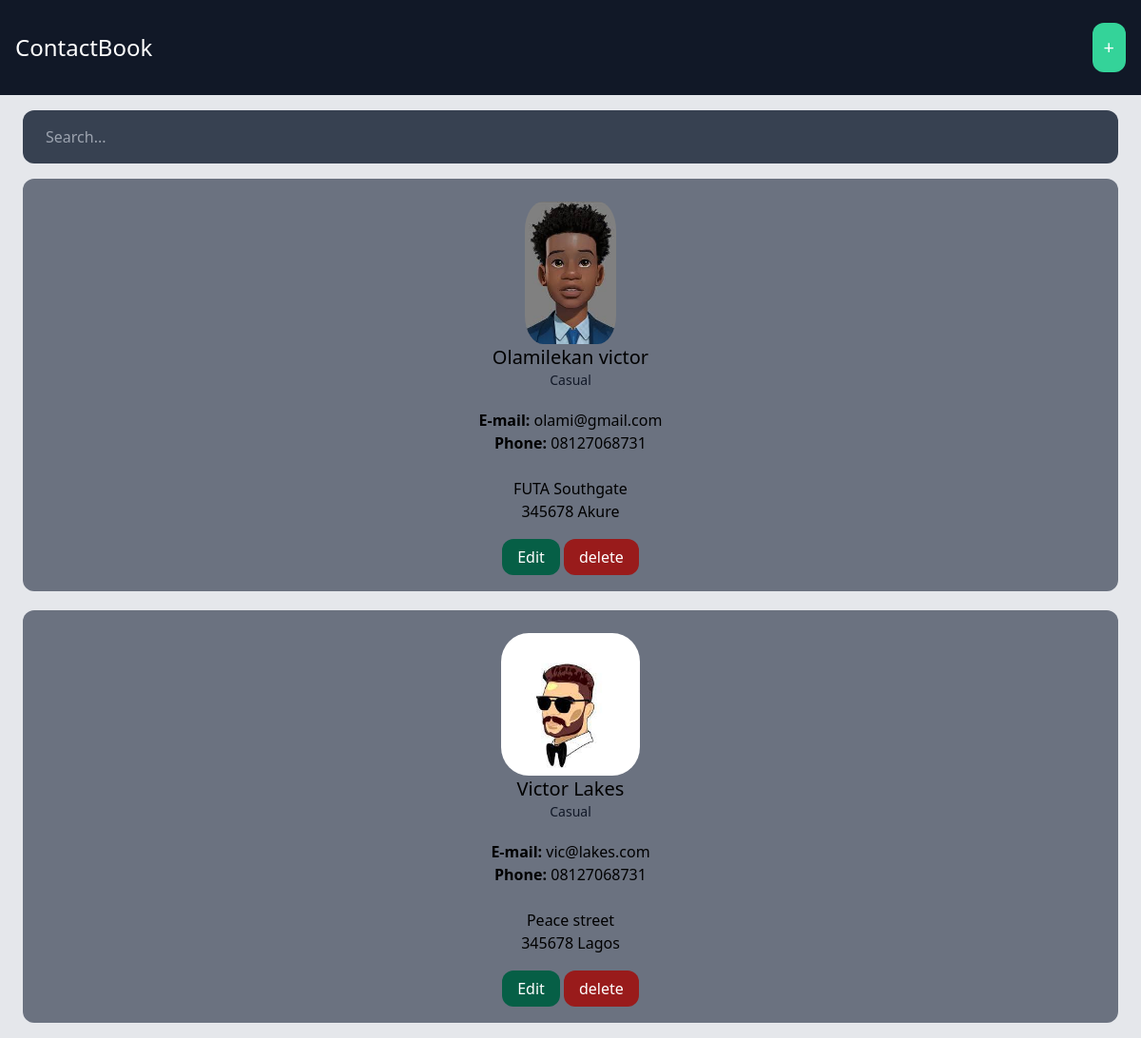
The app's page /casual/ with its own data.
### contact/models.py (models this page shows, shortened)
class Contact(models.Model):
    category = models.ForeignKey(Category, related_name='contacts', on_delete=models.CASCADE)
    first_name = models.CharField(max_length=225)
    last_name = models.CharField(max_length=225)
    email = models.EmailField()
    phone = models.CharField(max_length=225)
    address = models.CharField(max_length=225)
    zipcode = models.CharField(max_length=225)
    city = models.CharField(max_length=225)
    image = models.ImageField(upload_to='uploads/', blank=True, null=True)
    class Meta:
        ordering =('first_name',)

class Category(models.Model):
    title = models.CharField(max_length=225)
    class Meta:
        verbose_name_plural = 'categories'

### contact/views.py (the view, shortened to what this page needs)
# urls.py: path('casual/', views.casual, name='casual'),
def casual(request):
    contacts = Contact.objects.filter(category_id=4)
    query = request.GET.get('query', '')
    return render (request, 'contact/casual_detail.html', {'contacts': contacts, 'query': query})

### contact/templates/contact/casual_detail.html (shortened to what this page needs)
{% extends 'core/base.html' %}
{% block content %}
<div class="mb-4">
    <form method="get" action=".">
        <input type="text" name="query" placeholder="Search..." class="w-full py-4 px-6 rounded-xl bg-gray-700 text-white">
    </form>
</div>
    <div class="space-y-5">
        {% for contact in contacts %}
            <div class="px-4 py-6 text-center bg-gray-500 rounded-xl">
                {% if contact.image %}
                    <center><img src="{{ contact.image.url }}" style="height: 150px; border-radius: 20%;">
                    </center>
                {% endif %}
                <h2 class="mb text-xl">{{contact.first_name }} {{ contact.last_name }}</h2>
                <h3 class="mb-5 text-sm text-gray-900">{{ contact.category.title }}</h3>
                <p><strong>E-mail:</strong> {{contact.email }}</p>
                <p><strong>Phone:</strong> {{contact.phone }}</p>
                <p class="mt-6">
                    {{ contact.address }}<br>
                    {{ contact.zipcode }} {{ contact.city }}
                </p>
                <div class="mt-6">
                    <a href="{% url 'edit' contact.id %}" class="px-4 py-2 bg-emerald-800 text-white rounded-xl">Edit</a>
                    <a href="{% url 'delete' contact.id %}" class="px-4 py-2 bg-red-800 text-white rounded-xl">delete</a>
                </div>
            </div>
        {% empty %}
            <div class="px-4 py-6 text-center bg-gray-500 rounded-xl">
                <p>No results found for "{{ query }}" in this category</p>
            </div>
        {% endfor %}
    </div>
{% endblock content %}

### core/templates/core/base.html (shortened to what this page needs)
<!DOCTYPE html>
<html>
    <head>
        <script src="https://cdn.tailwindcss.com"></script>
    </head>
    <body class="bg-gray-200">
        <nav class="py-6 px-4 bg-gray-900 flex justify-between items-center">
            <h1 class="text-white text-2xl">ContactBook</h1>
            <a href="{% url 'add' %}" class="p-3 bg-emerald-400 text-white text-xl rounded-xl">+</a>
        </nav>
        <div class="px-6 py-4">
            {% block content%}
            {% endblock content%}
        </div>
    </body>
</html>

### records on screen
Contact: image (picture), first_name "Olamilekan", last_name "victor", category "Casual", email "olami@gmail.com", phone "08127068731", address "FUTA Southgate", zipcode "345678", city "Akure"
Contact: image (picture), first_name "Victor", last_name "Lakes", category "Casual", email "vic@lakes.com", phone "08127068731", address "Peace street", zipcode "345678", city "Lagos"
